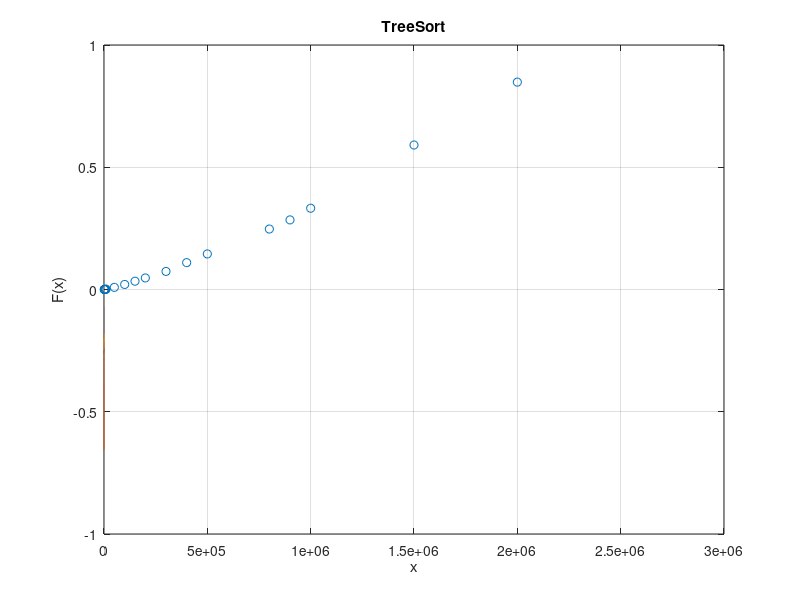

MATLAB code for this plot:
%%VALORES DE X
x=[1000 2000 3000 4000 5000 8000 10000 50000 100000 150000 200000 300000 400000 500000 800000 900000 1000000 1500000 2000000];

%%VALORES DE y = F(x) en Milisegundos
y=[0.0000889301 0.0001881123 0.0003051758 0.0004160404 0.0005259514 0.0009970665 0.0011808872 0.0087811947 0.0206727982 0.0338878632 0.0472700596 0.0739409924 0.1099009514 0.1454510689 0.2472960949 0.2846879959 0.3323979378 0.5909960270 0.8481748104];

%%OBTENER UN POLINOMIO QUE SE AJUSTE A LOS PUNTOS X Y Y
p = polyfit(log(x),y,1)
a=p(1);
c=p(2);
fprintf('f(x)=%f*ln(x)+%f\n',a,c);

%%SE CREA UN ESPACIO PARA REALIZAR UNA GRAFICA EN 
%%DONDE SE COMPARA LA CURVA AJUSTADA CONTRA LOS 
%%VALORES EXPERIMENTALES
xi=linspace(0,3000000,10000000);      %%ESPACIO DE PUNTOS PARA Xi
z = polyval(p,log(xi));        %%EVALUACION DE LA CURVA LOGARITMICA P EN EL ESPACIO Xi

%%SE REALIZA LA FIGURA CORRESPONDIENTE
figure(1);
plot(x,y,'o',xi,z,'-'),grid;
ylabel('F(x)');
xlabel('x');
title('TreeSort');

